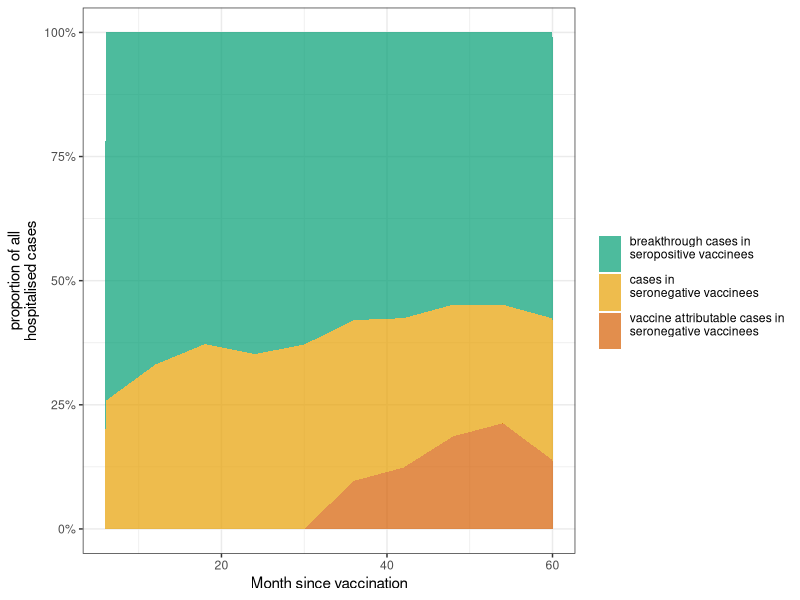
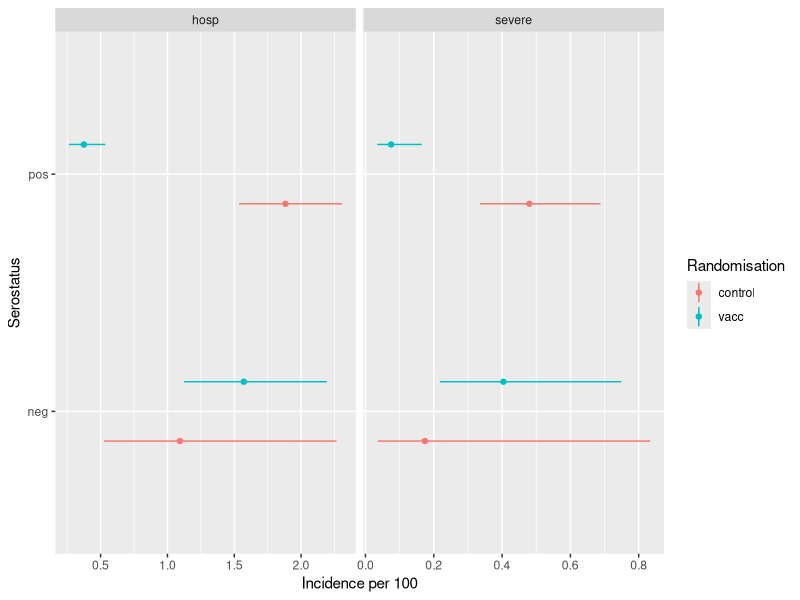
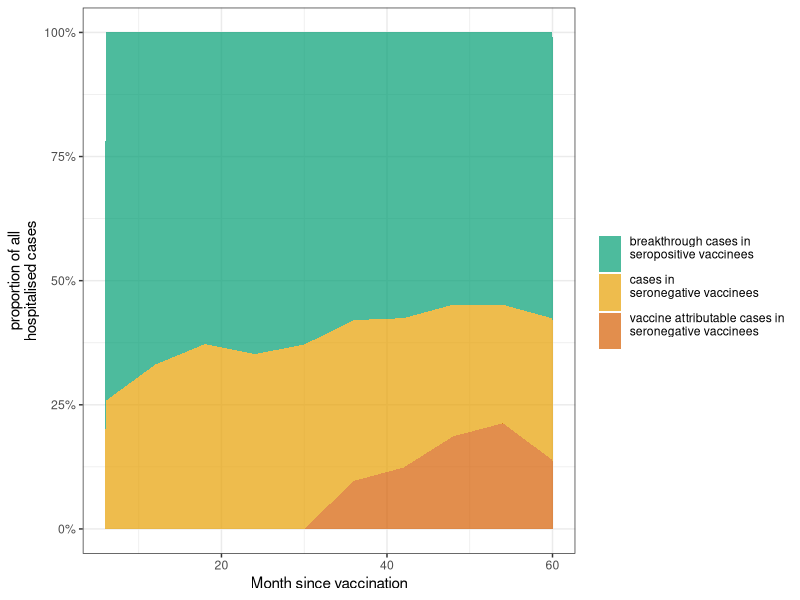

These figures' R source, in order:

# Expected relative proportion of breakthrough hospitalized dengue by serostatus in populations vaccinated with the CYD- tetravalent dengue vaccine in the Philippines
# written by Stefan Flasche using R version 3.5.3

# load packages
require(tidyverse)


# Data --------------------------------------------------------------------

# data: cumulative incidence over 5yrs observed in the trial and its stratification into 
#       seropositive and seronegative using PRNT50 with multiple imputation (in per 100). from Shridar Table S10
df <- tibble(no=1:8,
             randomisation = c("vacc","vacc","control","control","vacc","vacc","control","control"),
             serostatus = c("pos","neg","pos","neg","pos","neg","pos","neg"),
             outcome = c(rep("hosp",4),rep("severe",4)),
             incidence.ph.mid = c(.375,1.571,1.883,1.093,0.075,0.404,0.48,0.174),
             incidence.ph.lo = c(.263,1.125,1.536,.526,0.034,0.218,0.335,0.036),
             incidence.ph.hi = c(.535,2.193,2.307,2.265,0.165,0.749,0.688,0.834))

#seroprevalence Phil
sp=.85

# Cumulative proportion of 9-16y olds hospitalised with Dengue over time (0m - 60m). Digitalised from Sridhar Figure 3
df.time <- tibble(time = rep(c(0,6,12,18,24,30,36,42,48,54,60),4),
                  randomisation = c(rep("vacc",11*2),rep("control",11*2)),
                  serostatus = rep(c(rep("pos",11),rep("neg",11)),2),
                  incidence = c(0,0.031,0.051,0.061,0.113,0.153,0.184,0.235,0.276,0.307,0.368,
                                0,0.061,0.143,0.205,0.348,0.512,0.757,0.982,1.289,1.432,1.535,
                                0,0.143,0.307,0.573,0.982,1.125,1.350,1.514,1.678,1.739,1.862,
                                0,0.082,0.164,0.399,0.471,0.522,0.583,0.696,0.757,0.757,1.033),
                  No.at.Risk =c(1503,1490,1462,1453,1447,1434,1422,1403,1351,1284,1226,
                                375,374,368,366,364,361,358,350,339,322,311,
                                730,725,705,699,695,689,688,686,658,615,592,
                                207,207,201,199,199,195,194,192,185,174,167))
                  
# plot data
p.data <- df %>% ggplot(aes(x= serostatus, y = incidence.ph.mid, ymin = incidence.ph.lo, ymax = incidence.ph.hi,color=randomisation)) +
  geom_linerange(position=position_dodge(width = 0.5)) +
  geom_point(position=position_dodge(width = 0.5)) +
  facet_grid(.~outcome, scales = "free") +
  coord_flip() + ylab("incidence per 100") +
  labs(y = "Incidence per 100", x = "Serostatus", color = "Randomisation")
ggsave(filename = "Pics\\Fig_Data.tiff",p.data ,unit="cm", width = 14, height = 5, compression = "lzw", dpi = 300)


# analyses on cumulative 5y estimates

#increase in seroneg vaccinees
1.57/1.09
.404/.174#severe
#RR in seropo / seroneg controls
1.88/1.09
.48/.174#severe
#reduction in seropos vaccinees
1-0.375/1.88
1-.075/.48#severe

#cases averted in seropos vacc per 1 seroneg vacc case
sp*(1.88-.375) / ((1-sp)*(1.57-1.09))
sp*(.48-.075) / ((1-sp)*(.404-.174))#severe
# breakthrough among all hospitalised
sp*.375  / (sp*.375 + (1-sp)*1.57)
sp*.075  / (sp*.075 + (1-sp)*.404)#severe
#proportion of excess cases among the cases in seronegatives
1-1.09/1.57
1-.174/.404#severe

# proportion of cases averted through vacc
1 - (sp*.375+(1-sp)*1.57) / (sp*1.88+(1-sp)*1.09)
1 - (sp*.075+(1-sp)*.404) / (sp*.48+(1-sp)*.174)


#calculate  proportion of cases attributeable to seronegative vaccinees
  #proportion of excess cases among the cases in seronegatives by time
  excess.prop = 1 - subset(df.time, randomisation=="control" & serostatus=="neg")$incidence / subset(df.time, randomisation=="vacc" & serostatus=="neg")$incidence
  excess.prop = excess.prop * (excess.prop>0)
  
df.prop = tibble(serostatus = c("neg","pos"),
                 prop = c(0.15,.85))
data.time = df.time %>% merge(df.prop) %>% 
  mutate(cases = incidence*prop*830000/100) %>% 
  select(serostatus:randomisation, cases) %>%
  spread(serostatus, cases) %>%
  mutate(propSeroNeg = neg/(pos+neg)) %>%
  filter(randomisation=="vacc") %>%
  mutate(propVaccINduced = propSeroNeg * excess.prop) %>%
  mutate(propSeroNeg = propSeroNeg - propVaccINduced) %>%
  mutate(propSeroPos = 1-propSeroNeg-propVaccINduced) %>%
  gather(key = "key", value="prop", -(time:pos)) 
data.time$key = factor(data.time$key, levels = c("propSeroPos","propSeroNeg","propVaccINduced"))
data.time %>%
  ggplot(aes(x=time, y=prop, fill=key))+ 
  geom_area(alpha=.7) + 
  coord_cartesian(ylim=c(0,1)) + 
  scale_y_continuous(labels = scales::percent) +
  scale_fill_manual(values = c("#009E73","#E69F00","#D55E00"), name = "", labels = c("breakthrough cases in\nseropositive vaccinees\n", "cases in\nseronegative vaccinees\n", "vaccine attributable cases in\nseronegative vaccinees\n"))+
  theme_bw() +
  xlab("Month since vaccination") + ylab("proportion of all\nhospitalised cases")
ggsave(filename = "Pics\\Fig_PropCases.tiff",unit="cm", width = 17, height = 7, compression = "lzw", dpi = 300)



